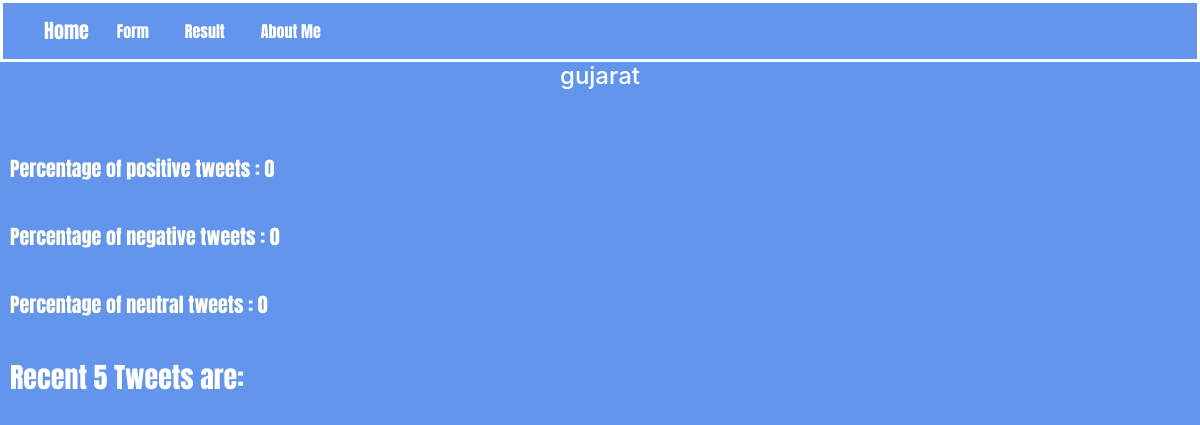
The app's page /result/, older data.
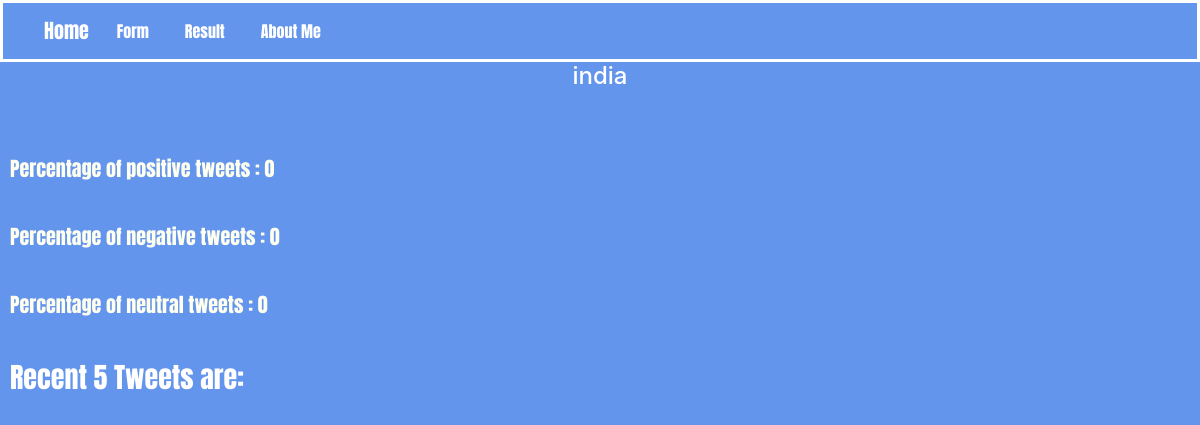
The same page, newer data.
### twitter_analysis/models.py (models this page shows)
class Word(models.Model):
    keyword_entered=models.CharField(max_length=128)
    def __str__(self):
        return self.keyword_entered

### twitter_analysis/views.py (the view, shortened to what this page needs)
# urls.py: url(r'^result/', views.result_view, name='result')
def result_view(request):
    template = loader.get_template('result.html')
    consumer_key = "6JMPol8gD9BuGUVKA5QQg5sBt"
    consumer_secret = "TQTuy8wYA9zH9qTYO7TXukUNHpA49Q4gMpuhyTfEHs7TTddBqH"
    access_token = "1029122549735673856-lXPMJE7Zr3uJ5kf4lUxVyMb65c0esk"
    access_token_secret = "xpswIoqLfJlgWivb9vh7DtzdiCPrc1Uh7oETF6jOwTnSp"
    auth = tweepy.OAuthHandler(consumer_key, consumer_secret)
    auth.set_access_token(access_token, access_token_secret)
    api = tweepy.API(auth)
    tweets=[]
    positive=0
    negative=0
    neutral=0
    searchword=Word.objects.last()
    public_tweets = api.search(searchword, show_user=[True], count=100)
    context = {
        'keyword': searchword,
        'positive': positive,
        'negative': negative,
        'neutral': neutral,
        'tweets':tweets[:5],
    }
    return HttpResponse(template.render(context, request))

### templates/result.html (shortened to what this page needs)
{% extends 'base.html' %}
{% load staticfiles %}
{% block head%}
            <link rel="stylesheet" href="{% static 'style.css' %}">
{% endblock %}
{% block body %}
        <div class="bodyblock">
<h4 style="align:center;text-align: center;color: white">
    {{ keyword }}
</h4>
<br>
<br>
<h5>Percentage of positive tweets : {{ positive }}</h5>
<br>
<h5>Percentage of negative tweets : {{ negative }}</h5>
<br>
<h5>Percentage of neutral tweets : {{ neutral }}</h5>
<br>
 <h3 style="color: white;font-family: 'Anton', sans-serif;margin:10px">
     Recent 5 Tweets are:
 </h3>
        <br>
        </div>
{% endblock %}

### templates/base.html (shortened to what this page needs)
{% load staticfiles %}
<!DOCTYPE html>
<html>
<head>
    <link rel="stylesheet" href="https://cdnjs.cloudflare.com/ajax/libs/twitter-bootstrap/4.0.0/css/bootstrap.min.css">
        <link rel="stylesheet" href="{% static 'style.css' %}">
    {% block head %}
    {% endblock %}
</head>
<body style="background-color: cornflowerblue;background-size:cover;background-repeat: no-repeat;background-clip: border-box">
<nav class="navbar navbar-light navbar-expand-md" style="background-color:transparent; border: #ffffff; border-style: solid ;">
        <div class="container-fluid"><a class="navbar-brand" href="{%   url 'index' %}" style="color: white;font-family: 'Anton', sans-serif;
 ">Home</a><button class="navbar-toggler" data-toggle="collapse" data-target="#navcol-1"><span class="sr-only">Toggle navigation</span></button>
            <div class="collapse navbar-collapse"
                id="navcol-1">
                <ul class="nav navbar-nav">
                    <li class="nav-item" role="presentation"><a class="nav-link active" href="{% url 'form' %}" style="color: white;font-family: 'Anton', sans-serif;
">Form</a></li>
                    <li class="nav-item" role="presentation"><a class="nav-link" href="{% url 'result' %}" style="color: white;font-family: 'Anton', sans-serif;
">Result</a></li>
                    <li class="nav-item" role="presentation"><a class="nav-link" href="#" style="color: white;font-family: 'Anton', sans-serif;
">About Me</a></li>
                </ul>
            </div>
        </div>
    </nav>
    <div id="blockbody">
    {% block body %}
    {% endblock %}
    </div>
    <div id="particles-js"></div>
</body>
</html>

### static/style.css (style rules this page uses)
body, html { height: 100% }
#particles-js { width: 100%; height: 100%; position: fixed; z-index: -10; top: 0; left: 0 }
h5 { margin:10px; color: ivory ; font-family: 'Anton', sans-serif; stroke: black; }
.nav-item { margin-left: 10px; margin-right: 10px; }
.navbar-brand { margin-left: 10px; margin-right: 10px; }

Row changes from the older to the newer data that the page shows:
no longer on this page (row unchanged): Word: keyword_entered "gujarat"
added Word: keyword_entered "india"
